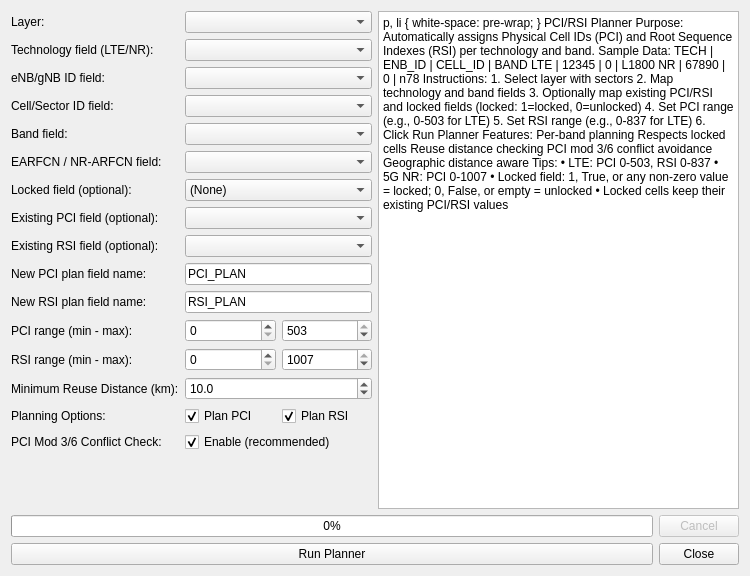
<?xml version="1.0" encoding="UTF-8"?>
<ui version="4.0">
 <class>PciRsiPlannerDialogBase</class>
 <widget class="QDialog" name="PciRsiPlannerDialogBase">
  <property name="geometry">
   <rect>
    <x>0</x>
    <y>0</y>
    <width>750</width>
    <height>576</height>
   </rect>
  </property>
  <property name="minimumSize">
   <size>
    <width>0</width>
    <height>576</height>
   </size>
  </property>
  <property name="windowTitle">
   <string>PCI / RSI Planner</string>
  </property>
  <property name="windowIcon">
   <iconset>
    <normaloff>icon_planner.svg</normaloff>icon_planner.svg</iconset>
  </property>
  <layout class="QVBoxLayout" name="mainVerticalLayout">
   <item>
    <layout class="QHBoxLayout" name="horizontalLayout">
     <item>
      <layout class="QVBoxLayout" name="leftLayout">
       <item>
        <layout class="QFormLayout" name="formLayout">
         <item row="0" column="0">
          <widget class="QLabel" name="layerLabel">
           <property name="text">
            <string>Layer:</string>
           </property>
          </widget>
         </item>
         <item row="0" column="1">
          <widget class="QComboBox" name="layerComboBox"/>
         </item>
         <item row="1" column="0">
          <widget class="QLabel" name="techLabel">
           <property name="text">
            <string>Technology field (LTE/NR):</string>
           </property>
          </widget>
         </item>
         <item row="1" column="1">
          <widget class="QComboBox" name="techFieldComboBox"/>
         </item>
         <item row="2" column="0">
          <widget class="QLabel" name="siteIdLabel">
           <property name="text">
            <string>eNB/gNB ID field:</string>
           </property>
          </widget>
         </item>
         <item row="2" column="1">
          <widget class="QComboBox" name="siteIdFieldComboBox"/>
         </item>
         <item row="3" column="0">
          <widget class="QLabel" name="cellIdLabel">
           <property name="text">
            <string>Cell/Sector ID field:</string>
           </property>
          </widget>
         </item>
         <item row="3" column="1">
          <widget class="QComboBox" name="cellIdFieldComboBox"/>
         </item>
         <item row="4" column="0">
          <widget class="QLabel" name="bandLabel">
           <property name="text">
            <string>Band field:</string>
           </property>
          </widget>
         </item>
         <item row="4" column="1">
          <widget class="QComboBox" name="bandFieldComboBox"/>
         </item>
         <item row="5" column="0">
          <widget class="QLabel" name="earfcnLabel">
           <property name="text">
            <string>EARFCN / NR-ARFCN field:</string>
           </property>
          </widget>
         </item>
         <item row="5" column="1">
          <widget class="QComboBox" name="earfcnFieldComboBox"/>
         </item>
         <item row="6" column="0">
          <widget class="QLabel" name="lockedLabel">
           <property name="text">
            <string>Locked field (optional):</string>
           </property>
          </widget>
         </item>
         <item row="6" column="1">
          <widget class="QComboBox" name="lockedFieldComboBox">
           <item>
            <property name="text">
             <string>(None)</string>
            </property>
           </item>
          </widget>
         </item>
         <item row="7" column="0">
          <widget class="QLabel" name="existingPciLabel">
           <property name="text">
            <string>Existing PCI field (optional):</string>
           </property>
          </widget>
         </item>
         <item row="7" column="1">
          <widget class="QComboBox" name="existingPciFieldComboBox"/>
         </item>
         <item row="8" column="0">
          <widget class="QLabel" name="existingRsiLabel">
           <property name="text">
            <string>Existing RSI field (optional):</string>
           </property>
          </widget>
         </item>
         <item row="8" column="1">
          <widget class="QComboBox" name="existingRsiFieldComboBox"/>
         </item>
         <item row="9" column="0">
          <widget class="QLabel" name="pciPlanFieldLabel">
           <property name="text">
            <string>New PCI plan field name:</string>
           </property>
          </widget>
         </item>
         <item row="9" column="1">
          <widget class="QLineEdit" name="pciPlanFieldLineEdit">
           <property name="text">
            <string>PCI_PLAN</string>
           </property>
          </widget>
         </item>
         <item row="10" column="0">
          <widget class="QLabel" name="rsiPlanFieldLabel">
           <property name="text">
            <string>New RSI plan field name:</string>
           </property>
          </widget>
         </item>
         <item row="10" column="1">
          <widget class="QLineEdit" name="rsiPlanFieldLineEdit">
           <property name="text">
            <string>RSI_PLAN</string>
           </property>
          </widget>
         </item>
         <item row="11" column="0">
          <widget class="QLabel" name="pciRangeLabel">
           <property name="text">
            <string>PCI range (min - max):</string>
           </property>
          </widget>
         </item>
         <item row="11" column="1">
          <layout class="QHBoxLayout" name="pciRangeLayout">
           <item>
            <widget class="QSpinBox" name="pciMinSpinBox">
             <property name="minimum">
              <number>0</number>
             </property>
             <property name="maximum">
              <number>503</number>
             </property>
             <property name="value">
              <number>0</number>
             </property>
            </widget>
           </item>
           <item>
            <widget class="QSpinBox" name="pciMaxSpinBox">
             <property name="minimum">
              <number>0</number>
             </property>
             <property name="maximum">
              <number>503</number>
             </property>
             <property name="value">
              <number>503</number>
             </property>
            </widget>
           </item>
          </layout>
         </item>
         <item row="12" column="0">
          <widget class="QLabel" name="rsiRangeLabel">
           <property name="text">
            <string>RSI range (min - max):</string>
           </property>
          </widget>
         </item>
         <item row="12" column="1">
          <layout class="QHBoxLayout" name="rsiRangeLayout">
           <item>
            <widget class="QSpinBox" name="rsiMinSpinBox">
             <property name="minimum">
              <number>0</number>
             </property>
             <property name="maximum">
              <number>1007</number>
             </property>
             <property name="value">
              <number>0</number>
             </property>
            </widget>
           </item>
           <item>
            <widget class="QSpinBox" name="rsiMaxSpinBox">
             <property name="minimum">
              <number>0</number>
             </property>
             <property name="maximum">
              <number>1007</number>
             </property>
             <property name="value">
              <number>1007</number>
             </property>
            </widget>
           </item>
          </layout>
         </item>
         <item row="13" column="0">
          <widget class="QLabel" name="reuseDistanceLabel">
           <property name="text">
            <string>Minimum Reuse Distance (km):</string>
           </property>
          </widget>
         </item>
         <item row="13" column="1">
          <widget class="QDoubleSpinBox" name="reuseDistanceSpinBox">
           <property name="decimals">
            <number>1</number>
           </property>
           <property name="minimum">
            <double>0.500000000000000</double>
           </property>
           <property name="maximum">
            <double>50.000000000000000</double>
           </property>
           <property name="value">
            <double>10.000000000000000</double>
           </property>
          </widget>
         </item>
         <item row="14" column="0">
          <widget class="QLabel" name="planningOptionsLabel">
           <property name="text">
            <string>Planning Options:</string>
           </property>
          </widget>
         </item>
         <item row="14" column="1">
          <layout class="QHBoxLayout" name="planningOptionsLayout">
           <item>
            <widget class="QCheckBox" name="planPciCheckBox">
             <property name="text">
              <string>Plan PCI</string>
             </property>
             <property name="checked">
              <bool>true</bool>
             </property>
            </widget>
           </item>
           <item>
            <widget class="QCheckBox" name="planRsiCheckBox">
             <property name="text">
              <string>Plan RSI</string>
             </property>
             <property name="checked">
              <bool>true</bool>
             </property>
            </widget>
           </item>
          </layout>
         </item>
         <item row="15" column="0">
          <widget class="QLabel" name="pciModCheckLabel">
           <property name="text">
            <string>PCI Mod 3/6 Conflict Check:</string>
           </property>
          </widget>
         </item>
         <item row="15" column="1">
          <widget class="QCheckBox" name="pciModCheckBox">
           <property name="text">
            <string>Enable (recommended)</string>
           </property>
           <property name="checked">
            <bool>true</bool>
           </property>
          </widget>
         </item>
        </layout>
       </item>
      </layout>
     </item>
     <item>
      <widget class="QTextBrowser" name="infoTextBrowser">
       <property name="html">
        <string>&lt;!DOCTYPE HTML PUBLIC &quot;-//W3C//DTD HTML 4.0//EN&quot; &quot;http://www.w3.org/TR/REC-html40/strict.dtd&quot;&gt;
&lt;html&gt;&lt;head&gt;&lt;meta name=&quot;qrichtext&quot; content=&quot;1&quot; /&gt;&lt;style type=&quot;text/css&quot;&gt;
p, li { white-space: pre-wrap; }
&lt;/style&gt;&lt;/head&gt;&lt;body style=&quot; font-family:'MS Shell Dlg 2'; font-size:8.25pt; font-weight:400; font-style:normal;&quot;&gt;
&lt;h3 style=&quot; margin-top:10px; margin-bottom:12px; margin-left:0px; margin-right:0px; -qt-block-indent:0; text-indent:0px;&quot;&gt;&lt;span style=&quot; font-size:10pt; font-weight:600; color:#2196f3;&quot;&gt;PCI/RSI Planner&lt;/span&gt;&lt;/h3&gt;
&lt;p style=&quot; margin-top:6px; margin-bottom:6px; margin-left:0px; margin-right:0px; -qt-block-indent:0; text-indent:0px;&quot;&gt;&lt;span style=&quot; font-size:9pt; font-weight:600;&quot;&gt;Purpose:&lt;/span&gt;&lt;span style=&quot; font-size:9pt;&quot;&gt; Automatically assigns Physical Cell IDs (PCI) and Root Sequence Indexes (RSI) per technology and band.&lt;/span&gt; &lt;/p&gt;
&lt;h3 style=&quot; margin-top:10px; margin-bottom:12px; margin-left:0px; margin-right:0px; -qt-block-indent:0; text-indent:0px;&quot;&gt;&lt;span style=&quot; font-size:10pt; font-weight:600; color:#2196f3;&quot;&gt;Sample Data:&lt;/span&gt;&lt;/h3&gt;
&lt;p style=&quot; margin-top:3px; margin-bottom:3px; margin-left:0px; margin-right:0px; -qt-block-indent:0; text-indent:0px;&quot;&gt;&lt;span style=&quot; font-family:'Courier New'; font-size:7.5pt;&quot;&gt;TECH | ENB_ID | CELL_ID | BAND&lt;/span&gt;&lt;/p&gt;
&lt;p style=&quot; margin-top:3px; margin-bottom:3px; margin-left:0px; margin-right:0px; -qt-block-indent:0; text-indent:0px;&quot;&gt;&lt;span style=&quot; font-family:'Courier New'; font-size:7.5pt;&quot;&gt;LTE | 12345 | 0 | L1800&lt;/span&gt;&lt;/p&gt;
&lt;p style=&quot; margin-top:3px; margin-bottom:3px; margin-left:0px; margin-right:0px; -qt-block-indent:0; text-indent:0px;&quot;&gt;&lt;span style=&quot; font-family:'Courier New'; font-size:7.5pt;&quot;&gt;NR | 67890 | 0 | n78&lt;/span&gt;&lt;/p&gt;
&lt;h3 style=&quot; margin-top:10px; margin-bottom:12px; margin-left:0px; margin-right:0px; -qt-block-indent:0; text-indent:0px;&quot;&gt;&lt;span style=&quot; font-size:10pt; font-weight:600; color:#2196f3;&quot;&gt;Instructions:&lt;/span&gt;&lt;/h3&gt;
&lt;p style=&quot; margin-top:6px; margin-bottom:6px; margin-left:0px; margin-right:0px; -qt-block-indent:0; text-indent:0px;&quot;&gt;&lt;span style=&quot; font-size:9pt;&quot;&gt;1. Select layer with sectors&lt;/span&gt;&lt;/p&gt;
&lt;p style=&quot; margin-top:6px; margin-bottom:6px; margin-left:0px; margin-right:0px; -qt-block-indent:0; text-indent:0px;&quot;&gt;&lt;span style=&quot; font-size:9pt;&quot;&gt;2. Map technology and band fields&lt;/span&gt;&lt;/p&gt;
&lt;p style=&quot; margin-top:6px; margin-bottom:6px; margin-left:0px; margin-right:0px; -qt-block-indent:0; text-indent:0px;&quot;&gt;&lt;span style=&quot; font-size:9pt;&quot;&gt;3. Optionally map existing PCI/RSI and locked fields (locked: 1=locked, 0=unlocked)&lt;/span&gt;&lt;/p&gt;
&lt;p style=&quot; margin-top:6px; margin-bottom:6px; margin-left:0px; margin-right:0px; -qt-block-indent:0; text-indent:0px;&quot;&gt;&lt;span style=&quot; font-size:9pt;&quot;&gt;4. Set PCI range (e.g., 0-503 for LTE)&lt;/span&gt;&lt;/p&gt;
&lt;p style=&quot; margin-top:6px; margin-bottom:6px; margin-left:0px; margin-right:0px; -qt-block-indent:0; text-indent:0px;&quot;&gt;&lt;span style=&quot; font-size:9pt;&quot;&gt;5. Set RSI range (e.g., 0-837 for LTE)&lt;/span&gt;&lt;/p&gt;
&lt;p style=&quot; margin-top:6px; margin-bottom:6px; margin-left:0px; margin-right:0px; -qt-block-indent:0; text-indent:0px;&quot;&gt;&lt;span style=&quot; font-size:9pt;&quot;&gt;6. Click Run Planner&lt;/span&gt; &lt;/p&gt;
&lt;h3 style=&quot; margin-top:10px; margin-bottom:12px; margin-left:0px; margin-right:0px; -qt-block-indent:0; text-indent:0px;&quot;&gt;&lt;span style=&quot; font-size:10pt; font-weight:600; color:#2196f3;&quot;&gt;Features:&lt;/span&gt;&lt;/h3&gt;
&lt;ul style=&quot;margin-top: 0px; margin-bottom: 0px; margin-left: 0px; margin-right: 0px; -qt-list-indent: 1;&quot;&gt;&lt;li style=&quot;&quot; style=&quot; margin-top:12px; margin-bottom:0px; margin-left:15px; margin-right:0px; -qt-block-indent:0; text-indent:0px;&quot;&gt;Per-band planning&lt;/li&gt;
&lt;li style=&quot;&quot; style=&quot; margin-top:0px; margin-bottom:0px; margin-left:15px; margin-right:0px; -qt-block-indent:0; text-indent:0px;&quot;&gt;Respects locked cells&lt;/li&gt;
&lt;li style=&quot;&quot; style=&quot; margin-top:0px; margin-bottom:0px; margin-left:15px; margin-right:0px; -qt-block-indent:0; text-indent:0px;&quot;&gt;Reuse distance checking&lt;/li&gt;
&lt;li style=&quot;&quot; style=&quot; margin-top:0px; margin-bottom:0px; margin-left:15px; margin-right:0px; -qt-block-indent:0; text-indent:0px;&quot;&gt;PCI mod 3/6 conflict avoidance&lt;/li&gt;
&lt;li style=&quot;&quot; style=&quot; margin-top:0px; margin-bottom:12px; margin-left:15px; margin-right:0px; -qt-block-indent:0; text-indent:0px;&quot;&gt;Geographic distance aware &lt;/li&gt;&lt;/ul&gt;
&lt;h3 style=&quot; margin-top:10px; margin-bottom:12px; margin-left:0px; margin-right:0px; -qt-block-indent:0; text-indent:0px;&quot;&gt;&lt;span style=&quot; font-size:10pt; font-weight:600; color:#2196f3;&quot;&gt;Tips:&lt;/span&gt;&lt;/h3&gt;
&lt;p style=&quot; margin-top:6px; margin-bottom:6px; margin-left:0px; margin-right:0px; -qt-block-indent:0; text-indent:0px;&quot;&gt;&lt;span style=&quot; font-size:9pt;&quot;&gt;• LTE: PCI 0-503, RSI 0-837&lt;/span&gt;&lt;/p&gt;
&lt;p style=&quot; margin-top:6px; margin-bottom:6px; margin-left:0px; margin-right:0px; -qt-block-indent:0; text-indent:0px;&quot;&gt;&lt;span style=&quot; font-size:9pt;&quot;&gt;• 5G NR: PCI 0-1007&lt;/span&gt;&lt;/p&gt;
&lt;p style=&quot; margin-top:6px; margin-bottom:6px; margin-left:0px; margin-right:0px; -qt-block-indent:0; text-indent:0px;&quot;&gt;&lt;span style=&quot; font-size:9pt;&quot;&gt;• Locked field: 1, True, or any non-zero value = locked; 0, False, or empty = unlocked&lt;/span&gt;&lt;/p&gt;
&lt;p style=&quot; margin-top:6px; margin-bottom:6px; margin-left:0px; margin-right:0px; -qt-block-indent:0; text-indent:0px;&quot;&gt;&lt;span style=&quot; font-size:9pt;&quot;&gt;• Locked cells keep their existing PCI/RSI values&lt;/span&gt;&lt;/p&gt;&lt;/body&gt;&lt;/html&gt;</string>
       </property>
      </widget>
     </item>
    </layout>
   </item>
   <item>
    <layout class="QHBoxLayout" name="progressLayout">
     <item>
      <widget class="QProgressBar" name="progressBar">
       <property name="visible">
        <bool>true</bool>
       </property>
       <property name="value">
        <number>0</number>
       </property>
       <property name="textVisible">
        <bool>true</bool>
       </property>
      </widget>
     </item>
     <item>
      <widget class="QPushButton" name="cancelButton">
       <property name="enabled">
        <bool>false</bool>
       </property>
       <property name="text">
        <string>Cancel</string>
       </property>
      </widget>
     </item>
    </layout>
   </item>
   <item>
    <layout class="QHBoxLayout" name="bottomLayout">
     <property name="spacing">
      <number>6</number>
     </property>
     <item>
      <widget class="QPushButton" name="runButton">
       <property name="text">
        <string>Run Planner</string>
       </property>
      </widget>
     </item>
     <item>
      <widget class="QDialogButtonBox" name="buttonBox">
       <property name="sizePolicy">
        <sizepolicy hsizetype="Fixed" vsizetype="Fixed">
         <horstretch>0</horstretch>
         <verstretch>0</verstretch>
        </sizepolicy>
       </property>
       <property name="standardButtons">
        <set>QDialogButtonBox::Close</set>
       </property>
      </widget>
     </item>
    </layout>
   </item>
  </layout>
 </widget>
 <resources/>
 <connections>
  <connection>
   <sender>buttonBox</sender>
   <signal>rejected()</signal>
   <receiver>PciRsiPlannerDialogBase</receiver>
   <slot>reject()</slot>
   <hints>
    <hint type="sourcelabel">
     <x>20</x>
     <y>20</y>
    </hint>
    <hint type="destinationlabel">
     <x>20</x>
     <y>20</y>
    </hint>
   </hints>
  </connection>
 </connections>
</ui>
